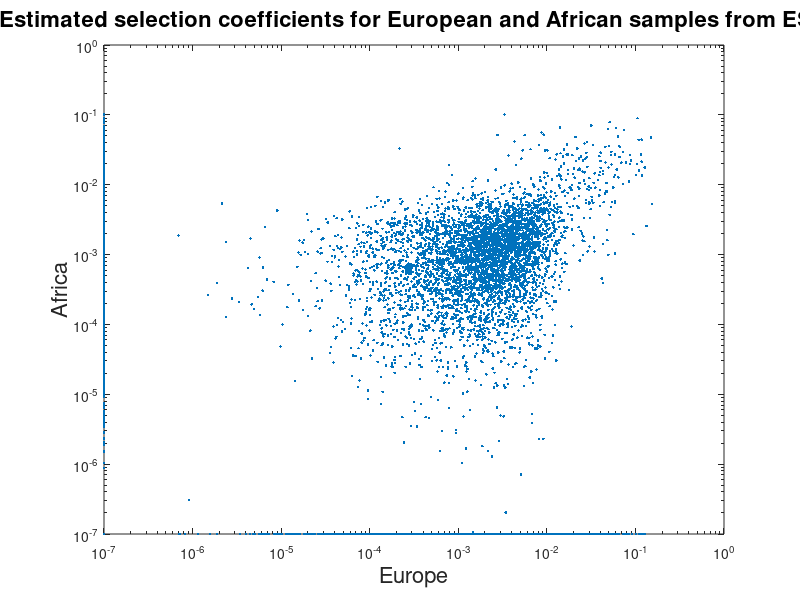

Source code (MATLAB): (Note: this script raises an error after producing the figure.)
% Make figures from ESP:
figs_dir = 'C:\Users\user\Dropbox\HUJI\Grants\ISF\2015_16\figs\'

n_genes = 18617;
s_vec = -log2(rand(n_genes, 1));

s_vec = s_vec ./ (5000*max(s_vec));

s_vec(1:1000) = s_vec(1:1000) * 100;

s_vec1 = s_vec + randn(n_genes, 1) .* sqrt(s_vec);
s_vec2 = s_vec + randn(n_genes, 1) .* 0.5 .* sqrt(s_vec);

s_vec1(2000:3000) = s_vec1(2000:3000) * 0.1;
s_vec2(5000:6000) = s_vec2(5000:6000) * 0.2;

s_vec1 = min(max(s_vec1, 0.0000001), 1);
s_vec2 = min(max(s_vec2, 0.0000001), 1);



figure; loglog(s_vec1, s_vec2, '.');
xlabel('Europe', 'fontsize', 16); ylabel('Africa', 'fontsize', 16);
title('Estimated selection coefficients for European and African samples from ESP', 'fontsize', 16);
my_saveas(gcf, fullfile(figs_dir, 'ESP_EuropeAfrica'), {'epsc', 'pdf', 'fig', 'jpg'})






%%%%%%%%%%%%%%%%%%%%%%%%%%%%%%%%%%%%%%%%%%%%%%%%%%%%%%%%%%%%%%%%%%%%%%%%%%%%%%%%%%%%%%%%%%%%%%%%%%%%%%%
%%%%%%%%%%%%%%%%%%%%%%%%%%%%%%%%%%%%%%%%%%%%%%%%%%%%%%%%%%%%%%%%%%%%%%%%%%%%%%%%%%%%%%%%%%%%%%%%%%%%%%%

output_plot_file_name = '_s_confidence_interval';
mu = 10^(-5); % rate used for simulations per gene

s_vec = logspace(-4, -1, 1000); 
est_s_vec = s_vec 

z_vec = ones(size(s_vec))
z_vec2 = max(0.0001, s_vec - 0.002-5*s_vec.^2 + 4.*s_vec.^3 + 0.0002 ./ (0.11-s_vec)); 
z_vec2(800:end) = z_vec2(800:end) +  (z_vec2(800:end) - z_vec2(800))*0.5;

ratio_vec = zeros(size(s_vec));
ratio_vec(100:end) = linspace(0, 1, 901)
z_vec_minus = max(0.0001, z_vec2 .* ratio_vec);
ratio_vec2 = ones(size(s_vec));
ratio_vec2(1:end) = linspace(10, 1, 1000)

z_vec_plus = max(0.0000, max(0.0001, z_vec2) .* ratio_vec2);
z_vec_plus(1:149) = 0.75*10^(-6) ./ z_vec_plus(1:149); 

figure; 
loglog(s_vec, z_vec2, 'linewidth', 2); hold on;
loglog(s_vec, s_vec, '--', 'linewidth', 2); hold on;
loglog(s_vec, z_vec_minus, 'k--', 'linewidth', 2);
loglog(s_vec, z_vec_plus, 'k--', 'linewidth', 2);

%                set(gca, 'xscale', 'log'); set(gca, 'yscale', 'log');
xlabel('Estimated selection coefficient $\hat{s}$', 'fontsize', 14, 'fontweight', 'bold', 'interpreter', 'latex');
ylabel('True selection coefficient $s$', 'fontsize', 14, 'fontweight', 'bold', 'interpreter', 'latex');
title(['Distribution of Estimated s'], 'fontsize', 14, 'fontweight', 'bold', 'interpreter', 'latex'); %   Mean=' num2str(mean(f_null)) '.St.d.=' num2str(std(f_null))]);
h_leg = legend({'Median $\hat{s}$', 'True $s$', '$95\%$ confidence'}, 4, 'interpreter', 'latex');
set(h_leg,'Xcolor',[0.8 0.8 0.8],'Ycolor',[0.8 0.8 0.8]);
add_faint_grid(0.5);
my_saveas(gcf, fullfile(figs_dir, 'new_s_estimation'), {'epsc', 'pdf', 'fig', 'jpg'})




% Power boost: 
power_vec = 1-2.*log2(rand(n_genes, 1));
power_vec(1:1000) = power_vec(1:1000)*20;
power_vec(5000:10000) = power_vec(5000:10000)+randn(5001,1);

power_vec = max(0.999, power_vec);
figure; hist((power_vec), 1000); 
set(gca,'xscale','log'); hold on; 
xlabel('Power-ratio', 'fontsize', 16); ylabel('Num. genes', 'fontsize', 16); 
title('Relative reduction in sample size due to gene-specific threshold for different genes'); 
my_saveas(gcf, fullfile(figs_dir, 'power_boost'), {'epsc', 'pdf', 'fig', 'jpg'})



